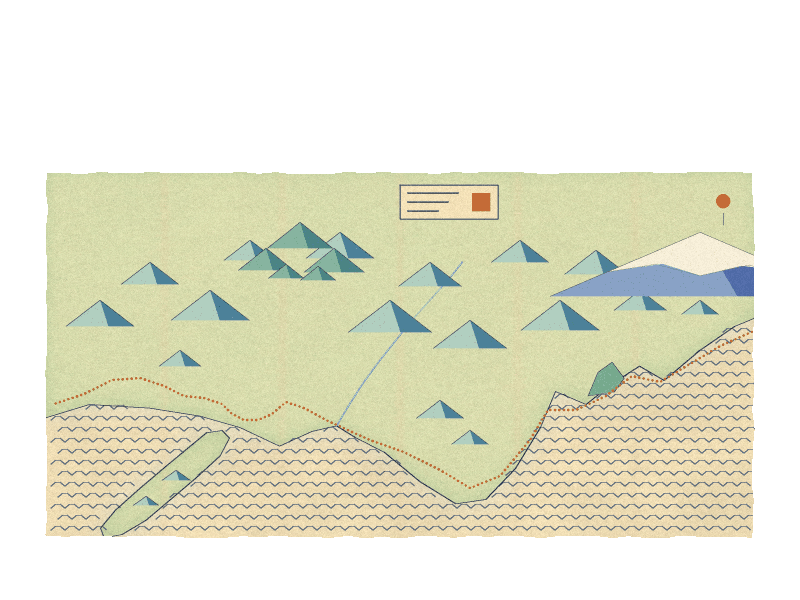
#> input picture art/maps/edo/back.png, 800 x 600 px, found by its file name
$ python rome_temple_depth.py
#> lines starting #> are read from the running program, lines starting #| are printed output that depends on the picture; after the words box and inside, x2 and y2 are one past the last pixel; in counts of white or black regions, pixels touching at a corner belong together
### tools/paint/brush.py
"""The painter's tools: noise, soft shapes, light, brush strokes, grain, and the limited palette.

Everything works on float pictures (height x width x 3, values 0 to 1) and float masks
(height x width, 0 to 1). Needs numpy and Pillow, nothing else.

A picture is made in four passes, the way a background painter worked for a 256-color game:

  1. block in   soft forms and their light, with no texture        (the functions in this file)
  2. brush      repaint the whole thing with visible strokes        strokes()
  3. detail     the few crisp things: lettering, wire, window bars  drawn on top afterwards
  4. scan       pigment grain, then a limited palette with speckle  finish()
"""

import math

import numpy as np
from PIL import Image, ImageDraw

F32 = np.float32


# ---------------------------------------------------------------- small helpers
def rgb(text):
    """'#e8b060' -> array([0.91, 0.69, 0.38])"""
    text = text.lstrip("#")
    return np.array([int(text[i:i + 2], 16) / 255 for i in (0, 2, 4)], dtype=F32)


def lerp(a, b, t):
    return a + (b - a) * t


def smooth(t):
    t = np.clip(t, 0, 1)
    return t * t * (3 - 2 * t)


def step(edge0, edge1, x):
    """0 below edge0, 1 above edge1, smooth between."""
    return smooth((x - edge0) / (edge1 - edge0 + 1e-9))


def grid(shape):
    h, w = shape
    y, x = np.mgrid[0:h, 0:w].astype(F32)
    return x, y


# [9 lines left out: function ramp, not called in this run]


def resize(a, shape, how=Image.BICUBIC):
    """Resize a float array (2D, or 3D with channels) to (h, w)."""
    h, w = shape
    if a.ndim == 2:
        return np.asarray(Image.fromarray(a.astype(F32), "F").resize((w, h), how), dtype=F32)
    return np.dstack([resize(a[..., i], shape, how) for i in range(a.shape[2])])


def blur(a, sigma):
    """Gaussian blur of a float array, any sigma, by multiplying in the frequency domain."""
    if sigma <= 0:
        return a
    if a.ndim == 3:
        return np.dstack([blur(a[..., i], sigma) for i in range(a.shape[2])])
    pad = int(min(3 * sigma + 1, min(a.shape) - 1))
    p = np.pad(a, pad, mode="reflect")
    fy = np.fft.fftfreq(p.shape[0])[:, None]
    fx = np.fft.rfftfreq(p.shape[1])[None, :]
    gain = np.exp(-2 * (math.pi * sigma) ** 2 * (fx * fx + fy * fy))
    out = np.fft.irfft2(np.fft.rfft2(p) * gain, s=p.shape)
    return out[pad:pad + a.shape[0], pad:pad + a.shape[1]].astype(F32)


# [15 lines left out: function sample, not called in this run]


# ---------------------------------------------------------------- noise
def noise(shape, cell, seed, octaves=5, gain=0.5):
    """Cloudy noise, 0 to 1. `cell` is the size in pixels of the largest blobs: a number, or (across, down)
    for stretched noise. Each octave halves the size and takes `gain` of the weight."""
    h, w = shape
    cx, cy = (cell, cell) if np.isscalar(cell) else cell
    rng = np.random.default_rng(seed)
    total = np.zeros(shape, dtype=F32)
    weight, norm = 1.0, 0.0
    for _ in range(octaves):
        gw, gh = int(math.ceil(w / cx)) + 3, int(math.ceil(h / cy)) + 3
        lattice = rng.random((gh, gw), dtype=F32)
        big = resize(lattice, (int(round(gh * cy)), int(round(gw * cx))))
        oy, ox = int(cy), int(cx)                      # start one cell in, away from the lattice edge
        total += weight * big[oy:oy + h, ox:ox + w]
        norm += weight
        weight *= gain
        cx, cy = max(cx / 2, 1.0), max(cy / 2, 1.0)
    out = total / norm
    lo, hi = np.percentile(out, (0.5, 99.5))
    return np.clip((out - lo) / (hi - lo + 1e-9), 0, 1).astype(F32)


# [7 lines left out: function warp, not called in this run]


# ---------------------------------------------------------------- shapes
def mask_poly(shape, points, soft=0.0, wobble=0.0, seed=0, ss=3):
    """A filled polygon as a mask. `soft` blurs its edge; `wobble` makes the edge wander by that many pixels."""
    h, w = shape
    im = Image.new("L", (w * ss, h * ss), 0)
    ImageDraw.Draw(im).polygon([(float(x) * ss, float(y) * ss) for x, y in points], fill=255)
    m = np.asarray(im.resize((w, h), Image.BOX), dtype=F32) / 255
    if wobble:
        m = warp(m, wobble, max(8.0, wobble * 6), seed)
    if soft:
        m = blur(m, soft)
    return np.clip(m, 0, 1)


# [40 lines left out: functions mask_ellipse, mask_line, curve, not called in this run]


class Sheet:
    """A clear sheet to draw many small strokes on quickly (leaves, planks, wires, lettering), which is then
    laid over the picture in one go. Colors are '#hex' or rgb; sizes are in picture pixels."""

    def __init__(self, shape, ss=3):
        self.shape, self.ss = shape, ss
        h, w = shape
        self.im = Image.new("RGBA", (w * ss, h * ss), (0, 0, 0, 0))
        self.d = ImageDraw.Draw(self.im)

    @staticmethod
    def _fill(color, alpha=1.0):
        c = rgb(color) if isinstance(color, str) else np.asarray(color, dtype=F32)
        return tuple(int(v) for v in np.clip(c * 255 + 0.5, 0, 255)) + (int(alpha * 255),)

    # [24 lines left out: functions line, taper, poly, not called in this run]

    def ellipse(self, cx, cy, rx, ry, color, alpha=1.0):
        s = self.ss
        self.d.ellipse([(cx - rx) * s, (cy - ry) * s, (cx + rx) * s, (cy + ry) * s], fill=self._fill(color, alpha))
        return self

    # [5 lines left out: function clear, not called in this run]

    def done(self):
        """-> (color picture, coverage mask) at picture size."""
        h, w = self.shape
        a = np.asarray(self.im.resize((w, h), Image.BOX), dtype=F32) / 255
        return a[..., :3].astype(F32), a[..., 3].astype(F32)      # (Pillow keeps the colors true where the sheet is half covered)

    def onto(self, picture, amount=1.0):
        color, alpha = self.done()
        return over(picture, color, alpha * amount)


# [93 lines left out: functions over, tint, glow, vary, strokes, grain, not called in this run]


def palette_of(pictures, colors=160, seed=3, rounds=12):
    """Choose a palette for one or more pictures (k-means on a sample of their pixels)."""
    rng = np.random.default_rng(seed)
    px = np.concatenate([p.reshape(-1, p.shape[-1])[:, :3] for p in pictures])
    px = px[rng.choice(len(px), size=min(len(px), 60000), replace=False)].astype(F32)
    centers = px[rng.choice(len(px), size=colors, replace=False)].copy()
    for _ in range(rounds):
        d = ((px[:, None, :] - centers[None, :, :]) ** 2).sum(axis=2)
        nearest = d.argmin(axis=1)
        for k in range(colors):
            mine = px[nearest == k]
            centers[k] = mine.mean(axis=0) if len(mine) else px[rng.integers(len(px))]
    return centers


def to_palette(picture, palette, seed=5, speckle=0.016):
    """Reduce a picture to the palette. A little noise first, so neighbouring palette colors mingle
    in a speckle (as a scanned painting does) instead of forming bands. Returns palette indexes."""
    h, w, _ = picture.shape
    rng = np.random.default_rng(seed)
    noisy = picture + rng.normal(0, speckle, (h, w, 1)).astype(F32) + rng.normal(0, speckle * 0.35, (h, w, 3)).astype(F32)
    flat = noisy.reshape(-1, 3)
    index = np.empty(len(flat), dtype=np.uint8)
    for start in range(0, len(flat), 40000):
        part = flat[start:start + 40000]
        index[start:start + 40000] = ((part[:, None, :] - palette[None, :, :]) ** 2).sum(axis=2).argmin(axis=1)
    return index.reshape(h, w)


def save(path, index, palette, alpha=None):
    """Write a palette picture as a PNG. With `alpha` (a mask), everything under half is transparent."""
    pal = np.clip(palette * 255 + 0.5, 0, 255).astype(np.uint8)
    if alpha is None:
        im = Image.fromarray(index, "P")
        im.putpalette(pal.tobytes())
        im.save(path, optimize=True)
        return
    clear = len(pal)                                     # one more palette entry, for "nothing here"
    idx = index.copy()
    idx[alpha < 0.5] = clear
    im = Image.fromarray(idx, "P")
    im.putpalette(pal.tobytes() + bytes(3))
    im.save(path, optimize=True, transparency=clear)


def show(index, palette):
    """Palette picture back to floats, for looking at."""
    return palette[index]

### tools/paint/depth.py
"""Depth, for any scene (round twenty-three; DEPTH.md): small tools for the three planes that work with either camera
(`persp.Camera`, `room.View`) through two functions the scene gives:

    pt(X, Z) -> (x, y)      the picture point of a place on the ground (X across, Z away, in cm)
    px_per_cm(X, Z) -> k    how many picture pixels a centimetre is there

For `persp.Camera` c:  pt = lambda X, Z: c.pt(X, 0, Z);   px_per_cm = lambda X, Z: c.scale(Z)
For `room.View` v:     pt = lambda X, Z: v.pt(X, 0, Z);   px_per_cm = lambda X, Z: v.scale_at(X, Z)
"""

import numpy as np

from brush import F32, blur, grid, lerp, mask_poly, rgb, step


# [28 lines left out: function scatter, not called in this run]


def air(picture, far, sky, amount=0.55, power=1.0, mask=None):
    """Air between us and far things: the picture moves toward `sky` (the sky's colour at the horizon) by how far away
    each pixel is. `far` is 0 for near to 1 for the farthest (a mask-shaped array: from a depth map, or painted by
    hand for layers of hills). Never grey: the sky's own colour."""
    sky = rgb(sky) if isinstance(sky, str) else np.asarray(sky, dtype=F32)
    m = np.clip(far, 0, 1) ** power * amount
    if mask is not None:
        m = m * mask
    picture[...] = picture * (1 - m[..., None]) + sky * m[..., None]
    return picture


# [7 lines left out: function far_of_rows, not called in this run]


def frame(picture, amount=0.16, bottom=0.22, color="#2a2440"):
    """The frame's corners and bottom edge a little deeper, so the eye stays in the middle of the picture (lay it on
    the backdrop before the details; never on a cut-out)."""
    h, w, _ = picture.shape
    x, y = grid((h, w))
    u, v = (x - w / 2) / (w / 2), (y - h / 2) / (h / 2)
    corner = np.clip((u * u + v * v - 0.75) / 1.25, 0, 1) ** 1.5 * amount
    low = step(h * 0.80, h, y) * bottom
    m = np.clip(corner + low, 0, 0.6)
    c = rgb(color)
    picture[...] = picture * (1 - m[..., None]) + picture * c * m[..., None] * 1.6
    return np.clip(picture, 0, 1, out=picture)


def ground_poly(pt, places):
    """Ground places [(X, Z), ...] as picture points: for a shadow's outline, a path, a patch of other earth."""
    return [pt(X, Z) for X, Z in places]


# [29 lines left out: functions shadow_on_ground, near_tone, rim, not called in this run]

### tools/paint/persp.py
"""Rooms and streets in true perspective. A Camera turns places in the world into places in the picture,
so floors, walls and furniture all run to the same vanishing point.

World measurements are in centimetres: x to the right, y UP from the floor, z away from us (z = 0 is
where the picture's bottom edge meets the floor, roughly). A grown-up is about 175 tall."""

import math

import numpy as np

from brush import F32, Sheet, grid, lerp, rgb


class Camera:
    def __init__(self, horizon, full, vanish_x=400.0, focal=800.0, adult=160.0, size=(800, 600)):
        """The camera a scene is seen through, worked out from the two numbers the game uses for depth:
        `horizon` (the picture row the floor runs back to) and `full` (the row where a grown-up, 175 cm,
        is drawn `adult` pixels tall). People drawn by the game then match what is painted here.
        `focal` is the lens in pixels: 800 is a normal lens; smaller is wider and makes depth steeper."""
        self.w, self.h = size
        self.vx, self.vy, self.full, self.F = float(vanish_x), float(horizon), float(full), float(focal)
        self.s0 = adult / 175.0                             # pixels per cm at the `full` row
        self.eye = (self.full - self.vy) / self.s0          # how high the lens is above the floor, cm
        self.Z0 = self.F / self.s0                          # how far the lens is from the floor at the `full` row, cm

    def pt(self, x, y, z):
        """World (x across from the middle, y up, z away from the `full` row) -> picture (x, y)."""
        k = self.F / (self.Z0 + z)
        return (self.vx + x * k, self.vy + (self.eye - y) * k)

    def scale(self, z):
        """Picture pixels per centimetre at depth z."""
        return self.F / (self.Z0 + z)

    def depth_at(self, row):
        """How far away (z) the floor is at a picture row below the horizon."""
        return self.eye * self.F / max(row - self.vy, 1e-3) - self.Z0

    def x_at(self, col, row):
        """The world x of a place on the floor, given where it is in the picture."""
        return (col - self.vx) / self.scale(self.depth_at(row))

    def quad(self, sheet, pts, color, alpha=1.0):
        sheet.poly([self.pt(*p) for p in pts], color, alpha)

    def line(self, sheet, pts, color, width=1.0, alpha=1.0):
        sheet.line([self.pt(*p) for p in pts], color, width, alpha)

    # [33 lines left out: functions box, floor_grid, tiles, not called in this run]

### tools/paint/rome_temple_depth.py
"""Rome, inside the temple of Saturn (round twenty-three, DEPTH.md): the depth pass over the painting as it is.

Reads out/rome-temple-orig/ (the full run of rome_temple.py, untouched) and writes out/rome-temple/ again, plus near.png.

  near.png    the door's lintel overhead: we look in through the doorway, so its head runs across the top of the frame,
              a dark warm timber in shade with bronze studs, its underside lit from below by the sun on the floor.
  front.png   the two door leaves and the near brazier, as they were, made a clear warm dark (a lit rim on the right
              leaf's inner edge, where the sun comes in past it; a fainter bounce on the left leaf's). Shapes unchanged.
  back.png    the shaft of morning sun from the door to its patch (lit dust, measured through the scene's camera: only the
              air the sun really crosses), the far walls and the god's end cooler and paler, the near floor deeper, the
              corners dark. The sun patch itself (and the blade of sun beside it) keeps every pixel exactly as it was.
  table.png   as it was.
"""

import os
import shutil

import numpy as np
from PIL import Image

from brush import F32, Sheet, blur, grid, lerp, mask_poly, noise, palette_of, rgb, save, to_palette
from persp import Camera
import depth

W, H = 800, 600
SHAPE = (H, W)
SRC, OUT = "out/rome-temple-orig", "out/rome-temple"
cam = Camera(120, 585)
GAMMA = 0.6                                                 # the scene's own finish chooses its palette with the darks stretched

# the sun, as rome_temple.py lays it (sun_edges, SUN_Z, the blade at the hinge)
SUN_Z, SUN_SLANT, SUN_X0, SUN_W, Z_NEAR = 437.0, 0.11, -103.0, 186.0, -70.0
BAND_W, SLIT_W = 52.0, 13.0
TAN_E = 1.1                                                 # the sun's height: it clears a lintel about 5.9 m up, 1 m before the picture


def sun_left(z):
    return SUN_X0 + SUN_SLANT * (z + 27.0)


def load(name):
#> called with name = 'back.png'
    im = Image.open(os.path.join(SRC, name)).convert("RGBA")
#> im is the input picture: PIL image 800x600 RGBA; mean R, G, B, A 112.1, 112.2, 92, 136.7
    a = np.asarray(im, dtype=F32) / 255
    return a[..., :3].copy(), a[..., 3].copy()


def finish(pic, path, colors, alpha=None, keep=None, seed=7):
    """To 8 bits as the scene's finish does it: the palette chosen in pic**0.6, saved back. `keep`: a mask of pixels
    that keep their exact colour (their colours go into the palette as they are)."""
    q = np.clip(pic, 0, 1) ** GAMMA
    inside = q if alpha is None else q[alpha > 0.5]
    fixed = np.zeros((0, 3), F32)
    if keep is not None:
        kk = keep > 0.5 if alpha is None else (keep > 0.5) & (alpha > 0.5)
        u8 = np.round(np.clip(pic[kk], 0, 1) * 255).astype(np.uint8)
        fixed = (np.unique(u8, axis=0).astype(F32) / 255) ** GAMMA
    rest = colors - len(fixed)
    pal = palette_of([inside.reshape(-1, 1, 3)], colors=max(8, rest), seed=3)
    pal = np.concatenate([fixed, pal]).astype(F32) if len(fixed) else pal
    idx = to_palette(q, pal, speckle=0.010)
    if keep is not None and len(fixed):
        u8all = np.round(np.clip(pic, 0, 1) * 255).astype(np.uint8)
        fx8 = np.round(np.clip(fixed ** (1 / GAMMA), 0, 1) * 255).astype(np.uint8)
        lut = {tuple(c): i for i, c in enumerate(fx8)}
        ys, xs = np.nonzero(kk)
        for y, x in zip(ys, xs):
            i = lut.get(tuple(u8all[y, x]))
            if i is not None:
                idx[y, x] = i
    pal_out = np.clip(pal, 0, 1) ** (1 / GAMMA)
    if keep is not None and len(fixed):
        pal_out[:len(fixed)] = fx8.astype(F32) / 255
    save(path, idx, pal_out, alpha)
    return os.path.getsize(path)


# ------------------------------------------------------------------ where things are, through the camera
def room_depth():
    """For every pixel, how far (z, cm) the room's shell is: floor, ceiling (7 m), side walls (x = +-400), back wall."""
    px, py = grid(SHAPE)
    F, Z0, eye, vx, vy = cam.F, cam.Z0, cam.eye, cam.vx, cam.vy
    big = 1e9
    dy, dx = py - vy, px - vx
    floor = np.where(dy > 0.5, eye * F / np.maximum(dy, 0.5), big)
    ceil = np.where(dy < -0.5, (700.0 - eye) * F / np.maximum(-dy, 0.5), big)
    left = np.where(dx < -0.5, 400.0 * F / np.maximum(-dx, 0.5), big)
    right = np.where(dx > 0.5, 400.0 * F / np.maximum(dx, 0.5), big)
    back = np.full(SHAPE, Z0 + 1260.0)
    zc = np.minimum.reduce([floor, ceil, left, right, back])
    return (zc - Z0).astype(F32), (zc == floor)


def sun_masks():
    """The patch of sun and the blade beside it, on the picture, as rome_temple.py lays them."""
    l0, l1 = sun_left(Z_NEAR), sun_left(SUN_Z)
    P = lambda x, z: cam.pt(x, 0, z)
    patch = mask_poly(SHAPE, [P(l0, Z_NEAR), P(l1, SUN_Z), P(l1 + SUN_W, SUN_Z), P(l0 + SUN_W, Z_NEAR)])
    slit = mask_poly(SHAPE, [P(l0 - BAND_W - SLIT_W, Z_NEAR), P(l1 - BAND_W - SLIT_W, SUN_Z - 3), P(l1 - BAND_W, SUN_Z - 3), P(l0 - BAND_W, Z_NEAR)])
    return patch, slit


def shaft(zmap):
    """How much sunlit air each pixel looks through: march along each pixel's ray, and count the places whose way back
    to the sun lands on the lit floor (the patch, or the blade). -> centimetres of sunlit air."""
    px, py = grid(SHAPE)
    F, Z0, eye, vx, vy = cam.F, cam.Z0, cam.eye, cam.vx, cam.vy
    zc_end = zmap + Z0
    length = np.zeros(SHAPE, F32)
    steps = np.linspace(Z0 - 100.0, Z0 + SUN_Z + 40.0, 72)      # from the door's plane (the lintel's shadow) to the patch
    dz = float(steps[1] - steps[0])
    for zc in steps:
        x = (px - vx) * zc / F
        h = eye - (py - vy) * zc / F
        z = zc - Z0
        zf = z + h / TAN_E                                    # where its way to the sun leaves the floor
        xf = x + SUN_SLANT * h / TAN_E
        l = sun_left(zf)
        on = (h > 0) & (zf >= Z_NEAR) & (zf <= SUN_Z) & (((xf >= l) & (xf <= l + SUN_W)) | ((xf >= l - BAND_W - SLIT_W) & (xf <= l - BAND_W)))
        on &= zc < zc_end
        length += on.astype(F32) * dz * (zc / F)               # (a step in depth is longer along the ray; near enough)
    return length


def main():
    os.makedirs(OUT, exist_ok=True)
    back, _ = load("back.png")
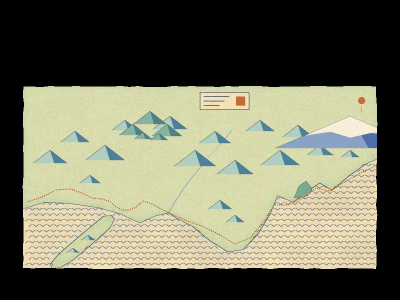
#> back: shape (600, 800, 3) float32 (shown at 1/2 size); mean of channels 0, 1, 2 0.439, 0.44, 0.36; drawn as R, G, B
    orig = back.copy()
    lum = back @ np.array([0.3, 0.59, 0.11], F32)
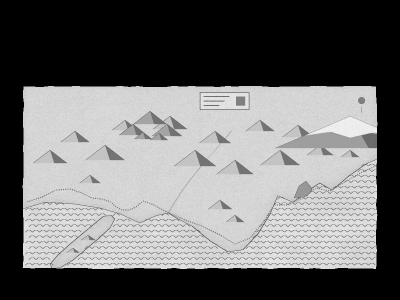
#> lum: shape (600, 800) float32 (shown at 1/2 size); min 0, max 0.945, mean 0.431
    zmap, is_floor = room_depth()
    patch, slit = sun_masks()
#> in mask_poly, `ImageDraw.Draw(im).polygon([(float(x) * ss, float(y) * ss) for x, y in..`:
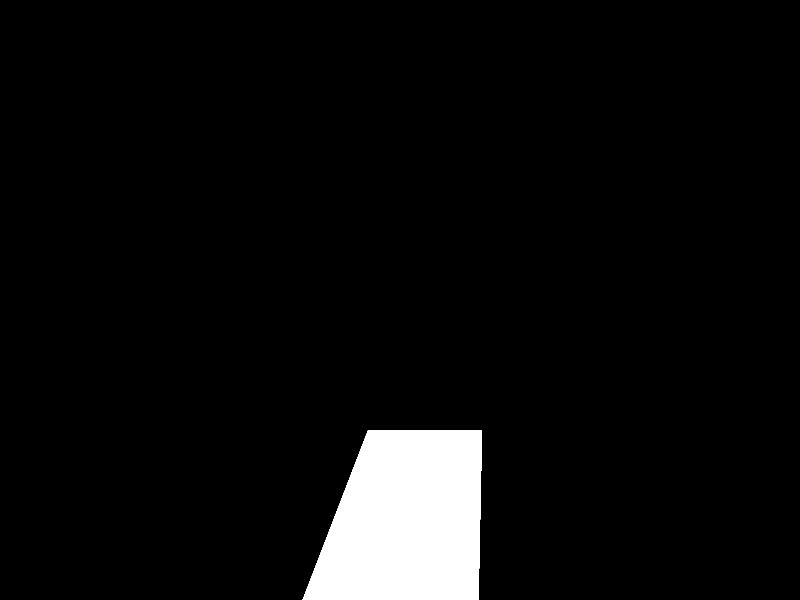
#> im: PIL image 2400x1800 L (shown at 1/3 size); 5.1% white; 1 white region, box (x1, y1, x2, y2) and area: (908, 1290, 1446, 1800) 221824
#> call 2 of mask_poly, with shape = (600, 800), soft = 0, wobble = 0, seed = 0, ss = 3
#> in mask_poly (call 2), `m = np.asarray(im.resize((w, h), Image.BOX), dtype=F32) / 255`:
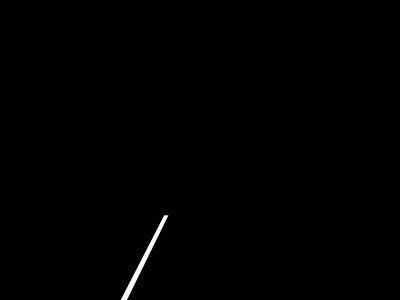
#> m: shape (600, 800) float32 (shown at 1/2 size); min 0, max 1, mean 0.00365
    # what keeps every pixel: the patch and the blade, and the brightest of the floor round them, a little wider
    bright = ((lum > 0.62) & (np.arange(H)[:, None] > 420)).astype(F32)
#> bright: shape (600, 800) float32; values 0 (black) and 1 (white), 15.1% white; 3 white regions (2 under 20 px), largest, box (x1, y1, x2, y2) and area: (45, 421, 755, 538) 72365
    keep = np.clip(blur(np.maximum.reduce([patch, slit, bright]), 1.2) * 3.0, 0, 1)
#> in blur, `p = np.pad(a, pad, mode="reflect")`:
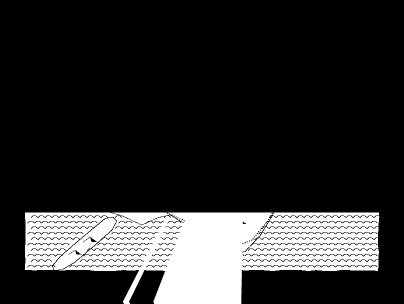
#> p: shape (608, 808) float32 (shown at 1/2 size); min 0, max 1, mean 0.175
#> in blur, `p = np.pad(a, pad, mode="reflect")`:
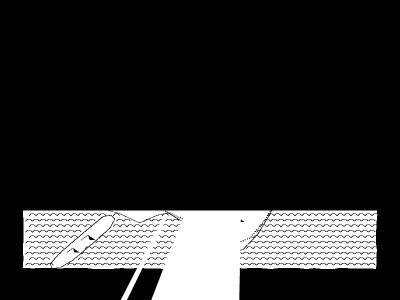
#> a: shape (600, 800) float32 (shown at 1/2 size); min 0, max 1, mean 0.177
#> in blur, `out = np.fft.irfft2(np.fft.rfft2(p) * gain, s=p.shape)`:
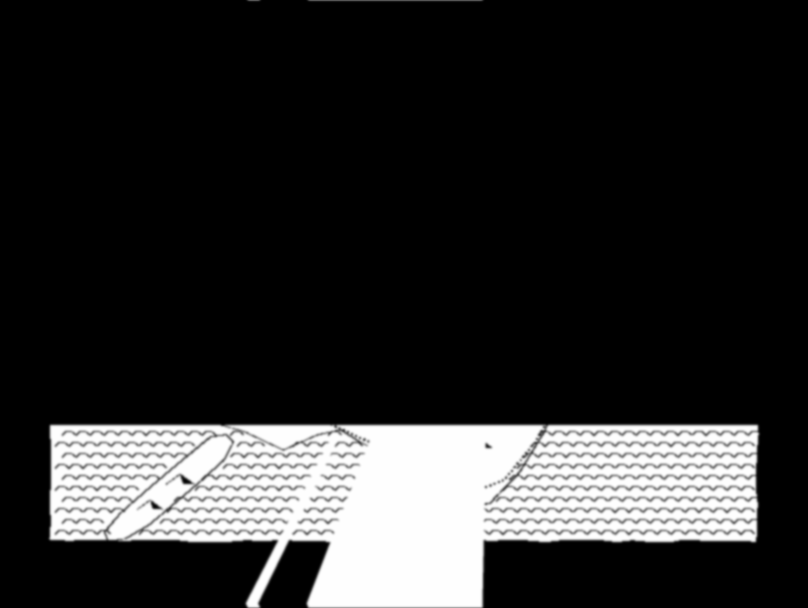
#> out: shape (608, 808) float64; min -2.69e-05, max 1, mean 0.175; drawn with min black and max white
#> (the rest of the program and of its run is left out)
